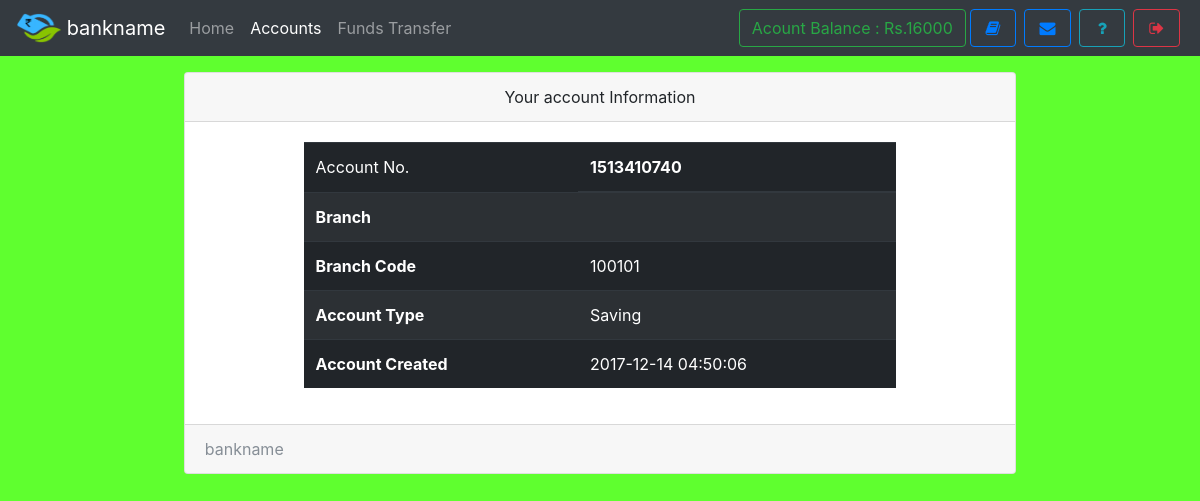
Page /bank/accounts.php (signed in) on the committed database.
### tables this page shows
CREATE TABLE `useraccounts` (
  `id` int(11) NOT NULL,
  `email` text NOT NULL,
  `password` text NOT NULL,
  `name` varchar(111) NOT NULL,
  `balance` varchar(111) NOT NULL,
  `cnic` varchar(111) NOT NULL,
  `number` varchar(111) NOT NULL,
  `city` varchar(111) NOT NULL,
  `address` varchar(111) NOT NULL,
  `source` varchar(111) NOT NULL,
  `accountNo` varchar(111) NOT NULL,
  `branch` varchar(111) NOT NULL,
  `accountType` varchar(111) NOT NULL,
  `date` timestamp NOT NULL DEFAULT current_timestamp()
);

CREATE TABLE `branch` (
  `branchId` int(11) NOT NULL,
  `branchNo` varchar(111) NOT NULL,
  `branchName` varchar(111) NOT NULL
);

### bank/assets/db.php (called while the page is built, shortened)
<?php
    $con = new mysqli('localhost','root','','mybank');
    $ar = $con->query("select * from userAccounts,branch where id = '$_SESSION[userId]' AND userAccounts.branch = branch.branchId");
    $userData = $ar->fetch_assoc();
?>

### bank/accounts.php (the view, shortened to what this page needs)
<!DOCTYPE html>
<html>
<head>
  <?php require 'assets/autoloader.php'; ?>
  <?php require 'assets/db.php'; ?>
</head>
<body style="background:rgb(95, 255, 47);background-size: 100%">
<nav class="navbar navbar-expand-lg navbar-dark bg-dark fixed-top">
 <a class="navbar-brand" href="#">
 <img src="images\logo8.png" width="45" height="30" class="d-inline-block align-top" alt="">
   <?php echo bankname; ?>
  </a>
  <div class="collapse navbar-collapse" id="navbarSupportedContent">
    <ul class="navbar-nav mr-auto">
      <li class="nav-item ">
        <a class="nav-link " href="index.php">Home <span class="sr-only">(current)</span></a>
      </li>
      <li class="nav-item active ">  <a class="nav-link" href="accounts.php">Accounts</a></li>
      <li class="nav-item ">  <a class="nav-link" href="transfer.php">Funds Transfer</a></li>
    </ul>
    <?php include 'sideButton.php'; ?>
  </div>
</nav><br><br><br>
<div class="container">
  <div class="card  w-75 mx-auto">
  <div class="card-header text-center">
    Your account Information
  </div>
  <div class="card-body">
    <table class="table table-striped table-dark w-75 mx-auto">
  <thead>
    <tr>
      <td scope="col">Account No.</td>
      <th scope="col"><?php echo $userData['accountNo']; ?></th>
    </tr>
  </thead>
  <tbody>
    <tr>
      <th scope="row">Branch</th>
      <td><?php echo $userData['branchName']; ?></td>
    </tr>
    <tr>
      <th scope="row">Branch Code</th>
      <td><?php echo $userData['branchNo']; ?></td>
    </tr>
    <tr>
      <th scope="row">Account Type</th>
      <td><?php echo $userData['accountType']; ?></td>
    </tr>
    <tr>
      <th scope="row">Account Created</th>
      <td><?php echo $userData['date']; ?></td>
    </tr>
  </tbody>
</table>
  </div>
  <div class="card-footer text-muted">
   <?php echo bankname ?>
  </div>
</div>
</div>
</body>
</html>

### bank/sideButton.php
<form class="form-inline my-2 my-lg-0">
        <a href="" class="btn btn-outline-success" data-toggle="tooltip" title="Your current Account Balance">Acount Balance : Rs.<?php echo $userData['balance']; ?></a>
        <a href="accounts.php" data-toggle="tooltip" title="Account Summary" class="btn btn-outline-primary mx-1" ><i class="fa fa-book fa-fw"></i></a>
        <a href="notice.php" data-toggle="tooltip" title="View Notice" class="btn btn-outline-primary mx-1" ><i class="fa fa-envelope fa-fw"></i></a>
        <a href="feedback.php" data-toggle="tooltip" title="Help?" class="btn btn-outline-info mx-1" ><i class="fa fa-question fa-fw"></i></a>
        <a href="logout.php" data-toggle="tooltip" title="Logout" class="btn btn-outline-danger mx-1" ><i class="fa fa-sign-out fa-fw"></i></a>
</form>

### rows in the picture
useraccounts: balance "16000", accountNo "1513410740", branch.branchNo "100101", accountType "Saving", date "2017-12-14 04:50:06"

### other values in the picture
bankname "bankname"
